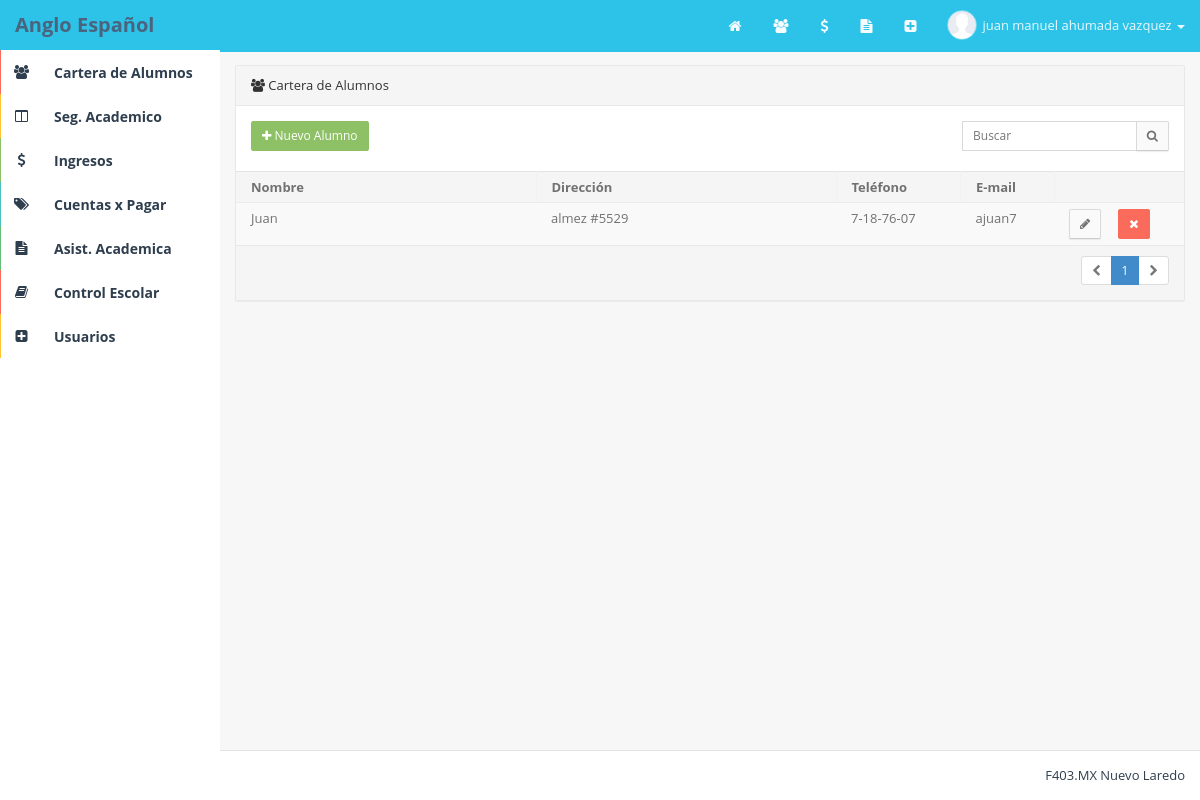
/admin.php?m=cartera (signed in), run on the app's committed database.
### tables this page shows
CREATE TABLE IF NOT EXISTS `clientes` (
  `idclientes` int(11) NOT NULL,
  `nombre` varchar(45) NOT NULL,
  `email` varchar(45) NOT NULL,
  `direccion` varchar(45) NOT NULL,
  `telefono` varchar(45) NOT NULL,
  `rfc` varchar(45) NOT NULL,
  `cp` varchar(45) NOT NULL,
  `fecha` date NOT NULL
);

### php/cartera.php (the view, shortened to what this page needs)
<section class="panel panel-default pos-rlt clearfix">
	<header class="panel-heading"> <i class="fa fa-users"></i> Cartera de Alumnos </header>
	<div class="row wrapper">
		<div class="col-sm-2 m-b-xs">
			<a href="admin.php?m=carteraAgregar" class="pull-left btn btn-sm btn-success"><i class="fa fa-plus"></i> Nuevo Alumno </a>
		</div>
		<div class="col-sm-7 m-b-xs text-center">
		</div>
		<div class="col-sm-3">
			<form action="" id="buscarCliente" method="get">
				<div class="input-group">
					<input type="text" class="input-sm form-control" name="buscar" placeholder="Buscar">
					<span class="input-group-btn"> <button class="btn btn-sm btn-default" id="buscar" type="submit"> <i class="fa fa-search"></i> </button> </span>
				</div>
			</form>
		</div>
	</div>
	<div class="table-responsive">
		<table class="table table-striped b-t b-light">
			<thead>
				<tr>
					<th width="300">Nombre</th>
					<th width="300">Direcci&oacute;n</th>
					<th>Tel&eacute;fono</th>
					<th>E-mail</th>
					<th width="130"></th>
				</tr>
			</thead>
						<tbody>
<?php
			if ( isset($_GET['buscar']) ){
				$buscar = mysql_real_escape_string($_GET['buscar']);
				$consulta  = "SELECT * FROM clientes WHERE
					(nombre LIKE '%".$buscar."%' OR
						direccion LIKE '%".$buscar."%' OR
						telefono LIKE '%".$buscar."%' OR
						email LIKE '%".$buscar."%' OR
					ORDER BY nombre ASC";
					$url = "admin.php?m=clientes&buscar=".$buscar;
			} else {
				$consulta  = "SELECT * FROM clientes ORDER BY nombre ASC";
				$url = "admin.php?m=clientes";
			}
			$rows_per_page = 20;
			if(isset($_GET['pag']))
				$page = mysql_real_escape_string($_GET['pag']);
			else if (@$_GET['pag'] == "0")
				$page = 1;
			else
				$page = 1;
			$num_rows 		= mysql_num_rows(mysql_query($consulta));
			$lastpage		= ceil($num_rows / $rows_per_page);
			$page     = (int)$page;
			$limit 		= 'LIMIT '. ($page -1) * $rows_per_page . ',' .$rows_per_page;
			$consulta  .=" $limit";
			$consulta = mysql_query($consulta);
			while($q = mysql_fetch_object($consulta)){
?>
				<tr>
					<td><?php echo $q->nombre; ?></td>
					<td><?php echo $q->direccion; ?></td>
					<td><?php echo $q->telefono; ?></td>
					<td><?php echo $q->email; ?></td>
					<td>
						<a href="admin.php?m=carteraEditar&id=<?php echo $q->idcartera; ?>" class="btn btn-sm btn-default"> <i class="fa fa-pencil"></i> </a> &nbsp;&nbsp;&nbsp;
						<a href="admin.php?m=cartera&del=<?php echo $q->idcartera; ?>" class="btn btn-sm btn-danger"> <i class="fa fa-times"></i> </a>
					</td>
				</tr>
<?php
			}
?>
			</tbody>
		</table>
	</div>
	<footer class="panel-footer">
		<div class="row">
			<div class="col-sm-12 text-right text-center-xs">
				<ul class="pagination pagination-sm m-t-none m-b-none">
<?php
	if($num_rows != 0){
		$nextpage = $page + 1;
		if ($page == 1) {
			echo '<li class="disabled"><a href="#"><i class="fa fa-chevron-left"></i></a></li>';
			echo '<li class="active"><a href="">1</a></li>';
			if($lastpage >$page ){
				echo '<li><a href="'.$url.'&pag='.$nextpage.'"><i class="fa fa-chevron-right"></i></a></li>';
			}else{
				echo '<li class="disabled"><a href="#"><i class="fa fa-chevron-right"></i></a></li>';
			}
		}
	}
?>
				</ul>
			</div>
		</div>
	</footer>
</section>

### data on the page
clientes: nombre "Juan", direccion "almez #5529", telefono "7-18-76-07", email "ajuan7"

### other printed values
$_SESSION['userNm'] "juan manuel ahumada vazquez"
